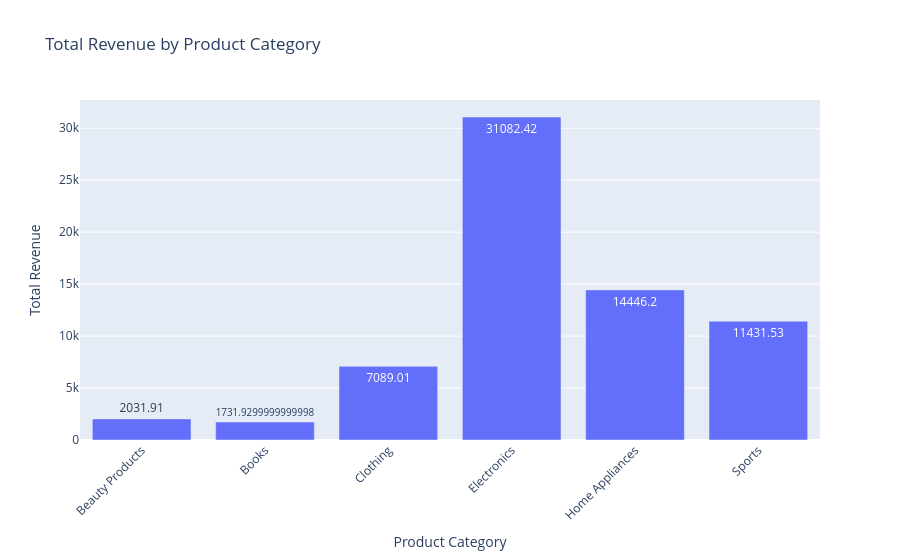

The code cell stored with this chart in its notebook:
### Code cell
# Question 1: Which product categories generate the highest total revenue?

category_revenue = (
    df.groupby('Product Category')['Total Revenue']
      .sum()
      .reset_index()
)

fig1 = px.bar(
    category_revenue,
    x='Product Category',
    y='Total Revenue',
    text='Total Revenue',
    title='Total Revenue by Product Category'
)

# tooltip formatting
fig1.update_traces(
    hovertemplate='Category: %{x}<br>Total Revenue: %{y:.2f}<extra></extra>'
)

fig1.update_layout(
    xaxis_title='Product Category',
    yaxis_title='Total Revenue',
    xaxis_tickangle=-45
)

fig1.show()

### Figure 1 — Plotly figure (JSON) as saved in the notebook; plotly's stock layout.template omitted (floating-point values rounded to 4 significant figures)
{"data": [{"alignmentgroup": "True", "hovertemplate": "Category: %{x}<br>Total Revenue: %{y:.2f}<extra></extra>", "legendgroup": "", "marker": {"color": "#636efa", "pattern": {"shape": ""}}, "name": "", "offsetgroup": "", "orientation": "v", "showlegend": false, "text": [2032.0, 1732.0, 7089.0, 31080.0, 14450.0, 11430.0], "textposition": "auto", "type": "bar", "x": ["Beauty Products", "Books", "Clothing", "Electronics", "Home Appliances", "Sports"], "xaxis": "x", "y": [2032.0, 1732.0, 7089.0, 31080.0, 14450.0, 11430.0], "yaxis": "y"}], "layout": {"barmode": "relative", "legend": {"tracegroupgap": 0}, "title": {"text": "Total Revenue by Product Category"}, "xaxis": {"anchor": "y", "domain": [0, 1], "tickangle": -45, "title": {"text": "Product Category"}}, "yaxis": {"anchor": "x", "domain": [0, 1], "title": {"text": "Total Revenue"}}}}
